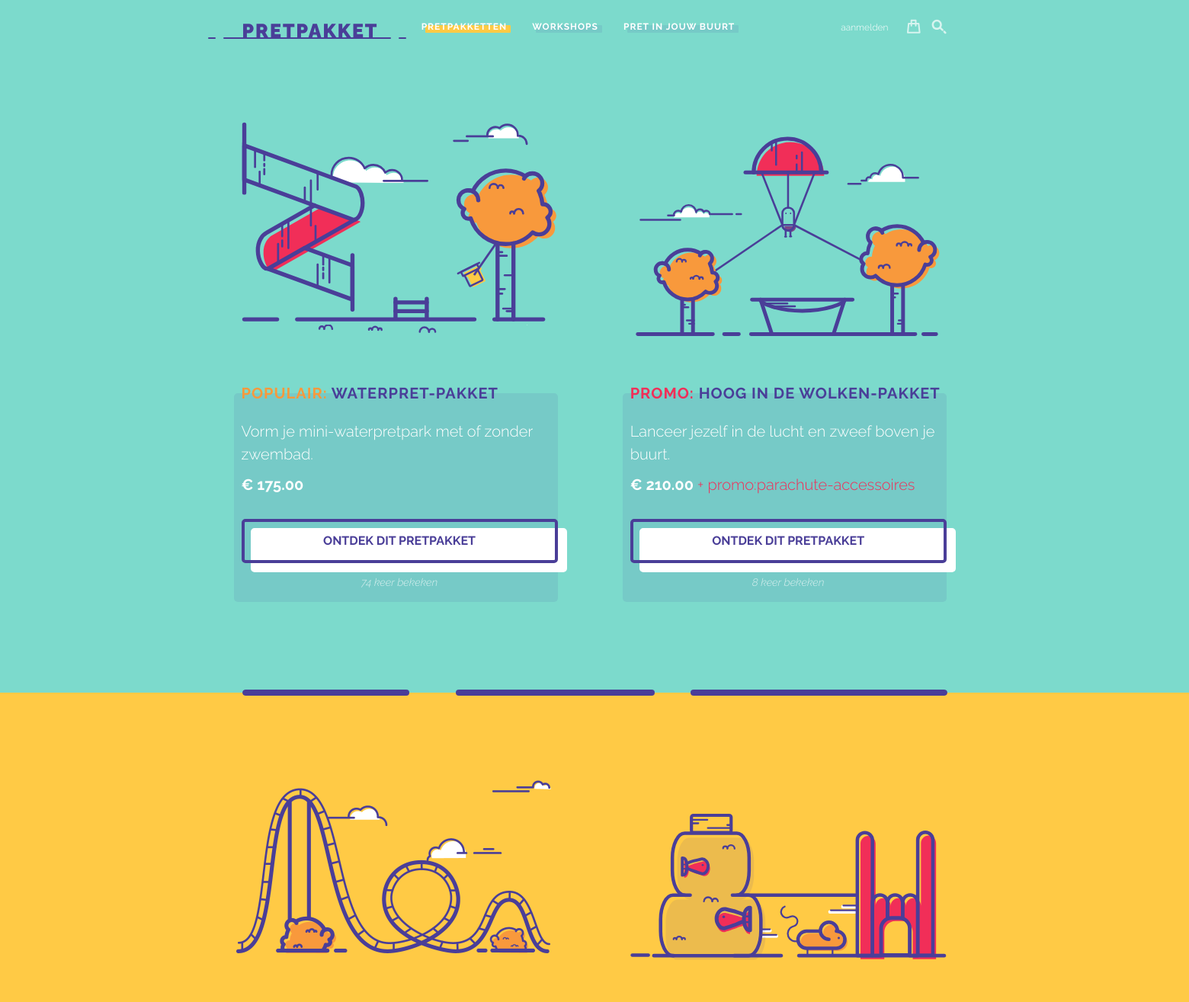
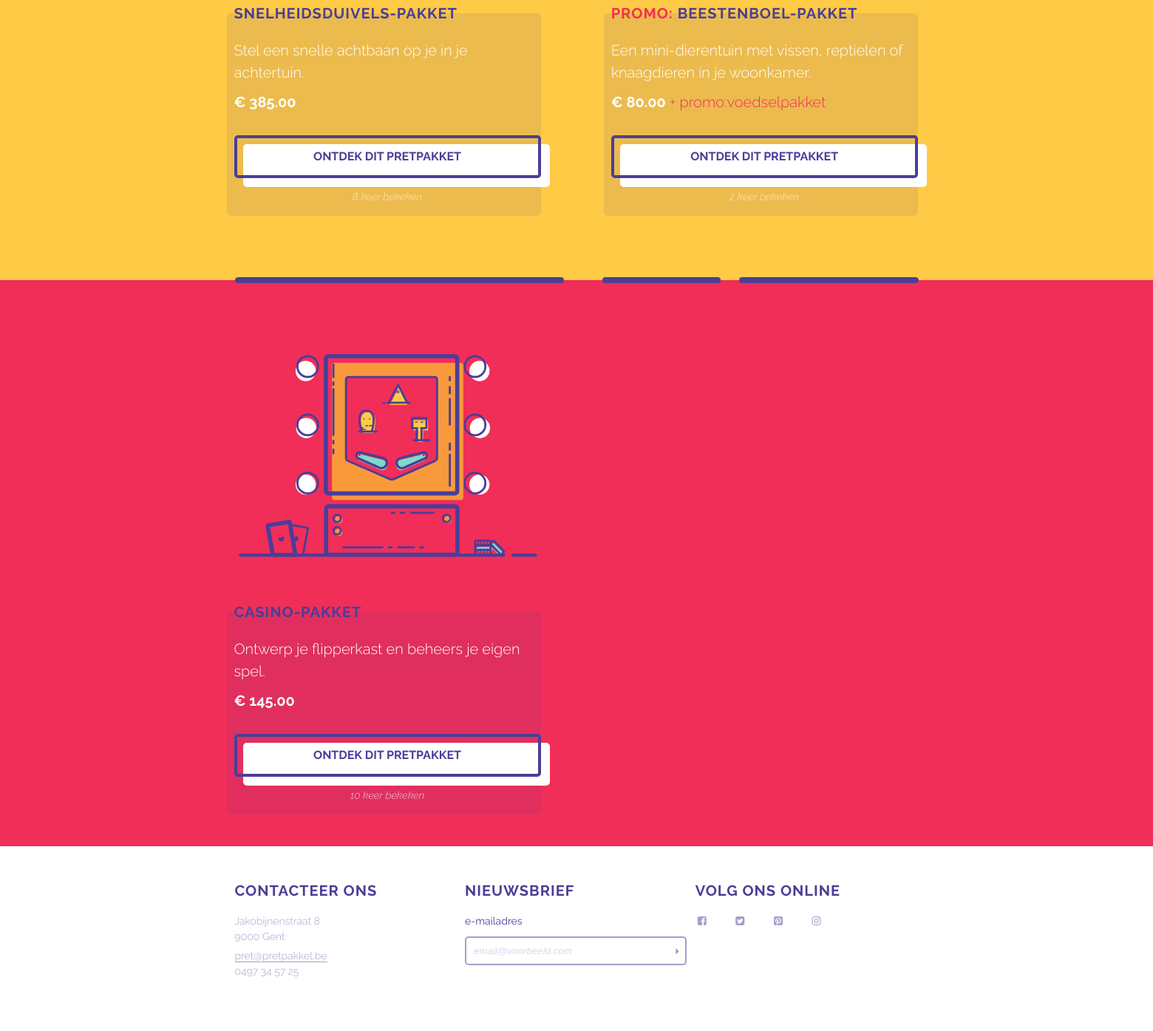
Page /index.php?page=pakketten on the committed database (2 pictures, top to bottom).
### tables this page shows
CREATE TABLE `dhz_packages` (
`id` int(11) NOT NULL,
  `views` int(11) NOT NULL,
  `title` varchar(255) NOT NULL,
  `short_description` varchar(255) NOT NULL,
  `long_description` text NOT NULL,
  `small_image` varchar(255) NOT NULL,
  `large_image` varchar(255) NOT NULL,
  `price` decimal(10,2) NOT NULL,
  `promo` varchar(255) NOT NULL
);

### controller/Controller.php (called while the page is built, shortened)
<?php
class Controller {
	public $route;
	public function filter() {
		call_user_func(array($this, $this->route['action']));
	}
	public function render() {
		require_once WWW_ROOT . 'dao/PackageDAO.php';
		$this->createViewVarWithContent();
	}
	private function createViewVarWithContent() {
		require WWW_ROOT . 'view' . DS . strtolower($this->route['controller']) . DS . $this->route['action'] . '.php';
	}
	private function renderInLayout() {
		include WWW_ROOT . 'view' . DS . 'layout.php';
	}
}

### index.php (called while the page is built, shortened)
<?php
$routes = array(
    'home' => array(
    	'controller' => 'Packages',
    	'action' => 'index'
    ),
    'pakketten' => array(
    	'controller' => 'Packages',
    	'action' => 'overview'
    ),
    'pakket_detail' => array(
    	'controller' => 'Packages',
    	'action' => 'detail'
    ),
    'pretinjouwbuurt' => array(
    	'controller' => 'Packages',
    	'action' => 'neighbourhood'
    ),
    'search' => array(
        'controller' => 'Packages',
        'action' => 'search'
    ),
    'workshops' => array(
    	'controller' => 'Workshops',
    	'action' => 'overview'
    ),
    'workshop_detail' => array(
    	'controller' => 'Workshops',
    	'action' => 'detail'
    ),
    'login' => array(
        'controller' => 'Users',
        'action' => 'login'
    ),
    'logout' => array(
        'controller' => 'Users',
        'action' => 'logout'
    ),
    'registreren' => array(
        'controller' => 'Users',
        'action' => 'register'
    ),
    'wijzig' => array(
        'controller' => 'Users',
        'action' => 'edit'
    ),
    'newsletter' => array(
        'controller' => 'Users',
        'action' => 'newsletter'
    ),
    'mijnprofiel' => array(
        'controller' => 'Users',
        'action' => 'account'
    ),
    'winkelwagen' => array(
        'controller' => 'Orders',
        'action' => 'cart'
    ),
    'add-package' => array(
        'controller' => 'Orders',
        'action' => 'add_package'
    ),
    'bestellen' => array(
        'controller' => 'Orders',
        'action' => 'place_order'
    )
);
$route = $routes[$_GET['page']];
$controllerObj = new $controllerName();
$controllerObj->route = $route;
$controllerObj->filter();
$controllerObj->render();

### controller/PackagesController.php (called while the page is built, shortened)
<?php
require_once WWW_ROOT . 'controller/Controller.php';
class PackagesController extends Controller {
	function __construct() {
		require_once WWW_ROOT . 'dao/PackageDAO.php';
		$this->packageDAO = new PackageDAO();
	}
	public function overview() {
		$packages = $this->packageDAO->selectAll(PDO::FETCH_ASSOC);
		$mostViewed = $this->packageDAO->selectMostViewed();
	}
}

### dao/PackageDAO.php (called while the page is built, shortened)
<?php
class PackageDAO extends DAO {
	public function selectAll() {
		$sql = "SELECT * FROM `dhz_packages`";
		$stmt = $this->pdo->prepare($sql);
		$stmt->execute();
		return $stmt->fetchAll(PDO::FETCH_ASSOC);
	}
	public function selectMostViewed() {
		$sql = "SELECT MAX(`views`), `dhz_packages`.* FROM `dhz_packages`";
		$stmt = $this->pdo->prepare($sql);
		$stmt->execute();
		return $stmt->fetch(PDO::FETCH_ASSOC);
	}
}

### view/packages/overview.php (the view)
<section class="packages-overview">
	<ul class="package-grid">
		<?php foreach($packages as $package): ?>
		<li>
			<figure class="<?php echo 'id-' . $package['id']; ?>"><a href="index.php?page=pakket_detail&amp;id=<?php echo $package['id']; ?>"><img src="<?php echo $package['small_image']; ?>" alt="<?php echo $package['title']; ?>"/></a></figure>
			<div class="package-info">
				<h2>
					<?php
						if(!empty($package['promo'])) {
							echo '<span class="promo">promo:</span>';
						}
						if($package['id'] == $mostViewed['id']) {
							echo '<span class="populair">populair:</span>';
						}
					?>
					<?php echo $package['title']; ?>
				</h2>
				<p><?php echo $package['short_description']; ?></p>
				<p><em>€ <?php echo $package['price']; ?></em>
					<?php
						if(!empty($package['promo'])) {
							echo '<span class="promo">';
						  	echo '+ promo:';
							echo $package['promo'];
							echo '</span>';
						}
					?>
					</p>
				<a class="button" href="index.php?page=pakket_detail&amp;id=<?php echo $package['id']; ?>">Ontdek dit pretpakket</a>
				<p class="side-info"><?php echo $package['views']; ?> keer bekeken</p>
			</div>
		</li>
		<?php endforeach ?>
	</ul>
	<div class="yellow-sect"></div>
	<div class="red-sect"></div>
</section>

### rows in the picture
dhz_packages: small_image (picture), title "WATERPRET-PAKKET", short_description "Vorm je mini-waterpretpark met of zonder zwembad.", price "175.00", views "74"
dhz_packages: small_image (picture), shows "PROMO:", title "HOOG IN DE WOLKEN-PAKKET", short_description "Lanceer jezelf in de lucht en zweef boven je buurt.", price "210.00", promo "parachute-accessoires", views "8"
dhz_packages: small_image (picture), title "SNELHEIDSDUIVELS-PAKKET", short_description "Stel een snelle achtbaan op je in je achtertuin.", price "385.00", views "8"
dhz_packages: small_image (picture), shows "PROMO:", title "BEESTENBOEL-PAKKET", short_description "Een mini-dierentuin met vissen, reptielen of knaagdieren in je woonkamer.", price "80.00", promo "voedselpakket", views "2"
dhz_packages: small_image (picture), title "CASINO-PAKKET", short_description "Ontwerp je flipperkast en beheers je eigen spel.", price "145.00", views "10"

### other values in the picture
$page "PRETPAKKETTEN"
$page "WORKSHOPS"
$page "PRET IN JOUW BUURT"
